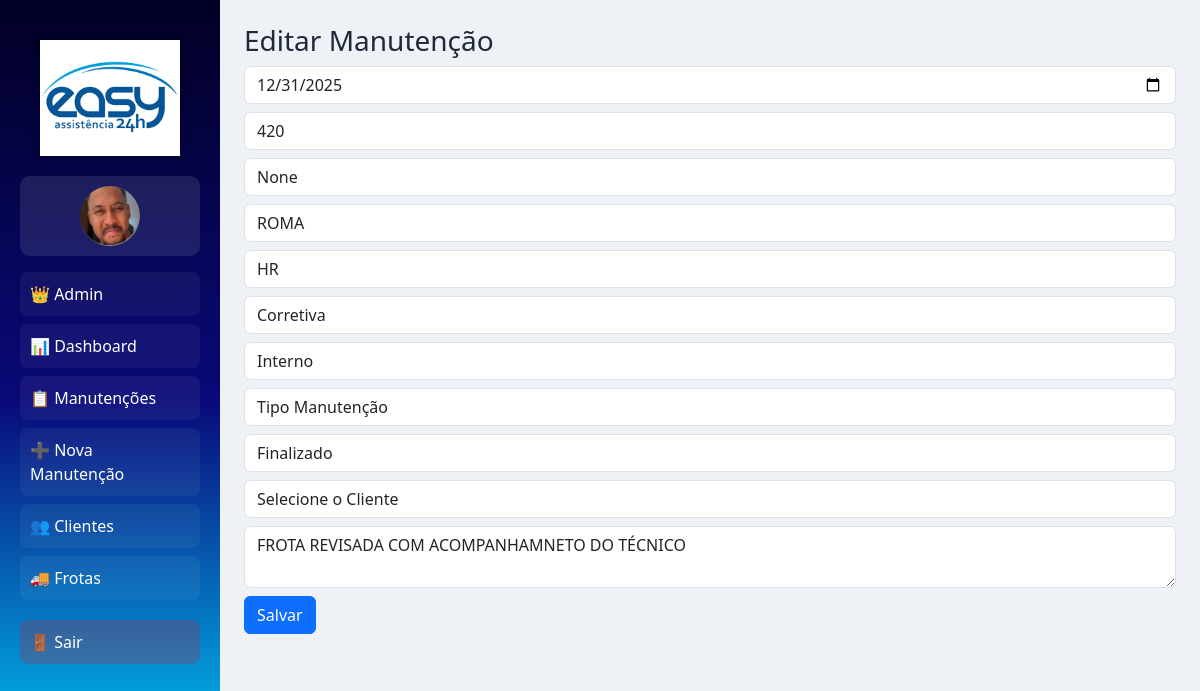
The page /manutencoes/editar/16 (signed in) on the database as committed earlier.
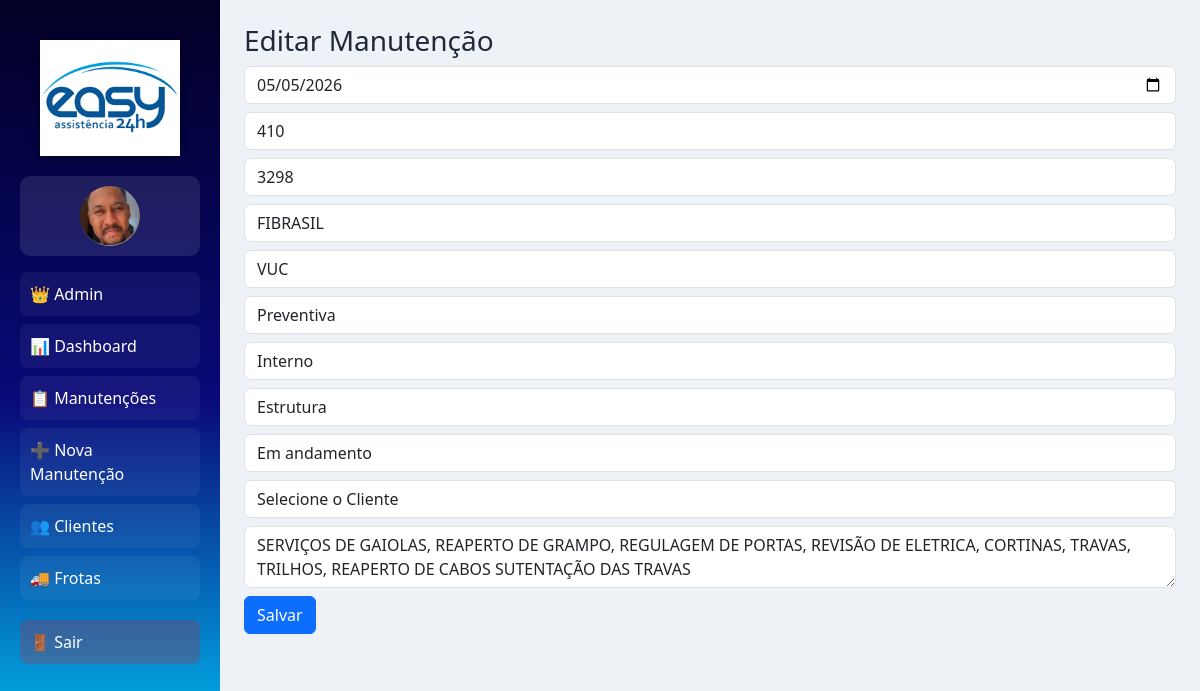
The same page on the database as committed later.
### models/manutencao.py (models this page shows)
class Manutencao(db.Model):
    __tablename__ = "manutencoes"
    id = db.Column(db.Integer, primary_key=True, autoincrement=True)
    data = db.Column(db.Date)
    numero_frota = db.Column(db.String)
    bau = db.Column(db.String)
    tipo_veiculo = db.Column(db.String)
    tipo_servico = db.Column(db.String)
    tipo_atendimento = db.Column(db.String)
    tipo_manutencao = db.Column(db.String)
    status = db.Column(db.String)
    observacao = db.Column(db.String)
    cliente = db.Column(db.String)
    os = db.Column(db.String(50))

### routes/manutencoes.py (the view, shortened to what this page needs)
@manutencao_bp.route("/editar/<int:id>", methods=["GET", "POST"])
def editar(id):
    if not session.get("user_id"):
        return redirect("/login")
    m = Manutencao.query.get_or_404(id)
    clientes = Cliente.query.order_by(Cliente.nome).all()
    return render_template(
        "manutencoes/form.html",
        m=m,
        clientes=clientes
    )

### templates/manutencoes/form.html (shortened to what this page needs)
{% extends "base.html" %}
{% block content %}
<h3>{{ "Editar" if m else "Nova" }} Manutenção</h3>
<form method="POST">
  <input type="date" name="data" class="form-control mb-2"
         value="{{ m.data if m else '' }}">
  <input name="numero_frota" class="form-control mb-2"
         value="{{ m.numero_frota if m else '' }}" placeholder="Frota">
  <div class="mb-2">
    <input type="text" name="os" placeholder="Os" class="form-control"
           value="{{ m.os if m else '' }}">
  </div>
  <input name="bau" class="form-control mb-2"
         value="{{ m.bau if m else '' }}" placeholder="Baú">
  <input name="tipo_veiculo" class="form-control mb-2"
         value="{{ m.tipo_veiculo if m else '' }}" placeholder="Tipo Veículo">
  <select name="tipo_servico" class="form-control mb-2" required>
      <option value="CORRETIVA"
        {% if m and m.tipo_servico == "CORRETIVA" %}selected{% endif %}>
        Corretiva
      </option>
      <option value="PREVENTIVA"
        {% if m and m.tipo_servico == "PREVENTIVA" %}selected{% endif %}>
        Preventiva
      </option>
  </select>
  <select name="tipo_atendimento" class="form-control mb-2" required>
    <option value="INTERNO"
      {% if m and m.tipo_atendimento == "INTERNO" %}selected{% endif %}>
      Interno
    </option>
  </select>
  <select name="tipo_manutencao" class="form-control mb-2" required>
    <option value="">Tipo Manutenção</option>
    <option value="Estrutura"
      {% if m and m.tipo_manutencao == "Estrutura" %}selected{% endif %}>
      Estrutura
    </option>
  </select>
  <select name="status" class="form-control mb-2">
    <option value="ANDAMENTO" {% if m and m.status == "ANDAMENTO" %}selected{% endif %}>Em andamento</option>
    <option value="FINALIZADO" {% if m and m.status == "FINALIZADO" %}selected{% endif %}>Finalizado</option>
  </select>
  <select name="cliente" class="form-control mb-2" required>
    <option value="">Selecione o Cliente</option>
  </select>
  <textarea name="observacao" class="form-control mb-2">{{ m.observacao if m else '' }}</textarea>
  <button class="btn btn-primary">Salvar</button>
</form>
{% endblock %}

Rows that differ between the two databases and show on the page:
changed Manutencao "Interno": data "12/31/2025" → "05/05/2026"; numero_frota "420" → "410"; os "None" → "3298"; bau "ROMA" → "FIBRASIL"; tipo_veiculo "HR" → "VUC"; tipo_servico "Corretiva" → "Preventiva"; tipo_manutencao (not shown) → "Estrutura"; status "Finalizado" → "Em andamento"; observacao "FROTA REVISADA COM ACOMPANHAMNETO DO TÉCNICO" → "SERVIÇOS DE GAIOLAS, REAPERTO DE GRAMPO, REGULAGEM DE PORTAS, REVISÃO DE ELETRICA, CORTINAS, TRAVAS, TRILHOS, REAPERTO DE CABOS SUTENTAÇÃO DAS TRAVAS"
Other text that changed with them:
form field tipo_manutencao: "Tipo Manutenção" → (not shown)
